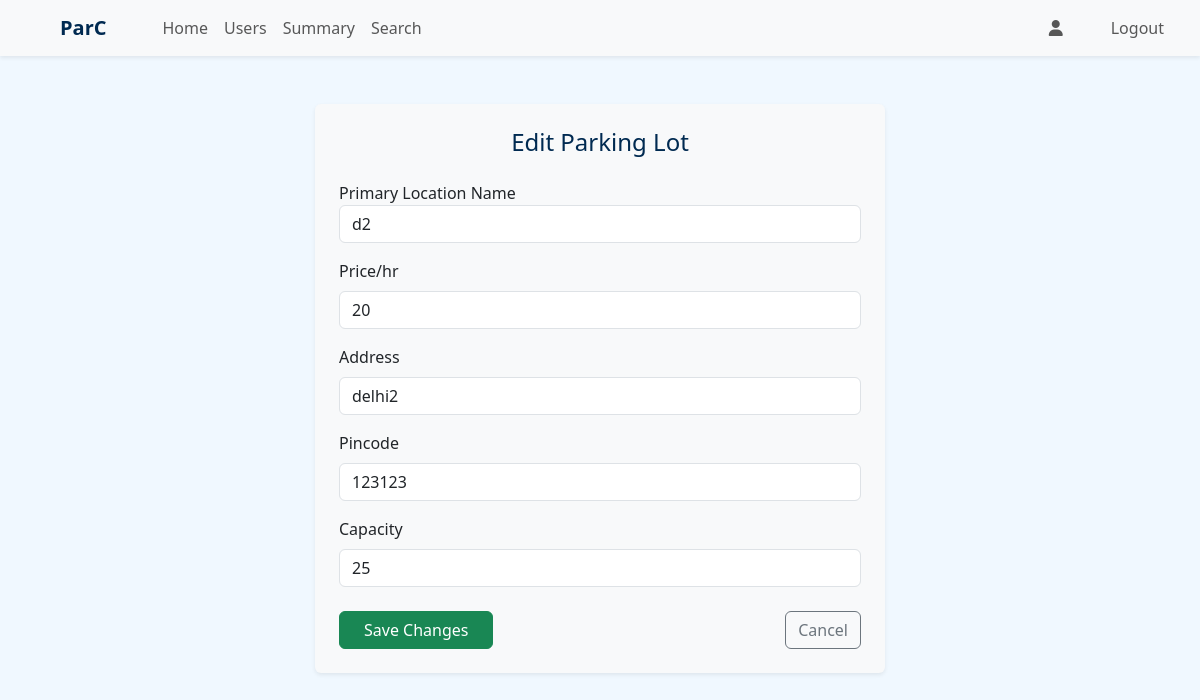
The page /admin/edit_parking_lot/2 (signed in) on the database its author committed.
### application/models.py (models this page shows)
class ParkingLot(db.Model):
    id = db.Column(db.Integer, primary_key = True)
    pl_name = db.Column(db.String, nullable = False)
    price = db.Column(db.Integer, nullable = False, default = 1000)
    address = db.Column(db.String, nullable = False)
    pincode = db.Column(db.Integer, nullable = False)
    capacity = db.Column(db.Integer, nullable = False)
    spots_count = db.Column(db.Integer, nullable = False)
    created_at = db.Column(db.DateTime, nullable = False)
    spots = db.relationship('ParkingSpot', backref = 'lot', cascade = 'all, delete')

### application/routes.py (the view)
@app.route('/admin/edit_parking_lot/<int:lot_id>', methods=['GET', 'POST'])
@auth_required()
@roles_required('admin')
def edit_parking_lot(lot_id):
    lot = ParkingLot.query.get(lot_id)
    if request.method == 'POST':
        pl_name = request.form.get('pl_name')
        price = request.form.get('price')
        address = request.form.get('address')
        pincode = request.form.get('pincode')
        if not pl_name or not price or not address or not pincode:
            flash('please fill all the fields', "danger")
            redirect(url_for('edit_parking_lot', lot_id = lot.id))
        lot.pl_name = pl_name
        lot.price = price
        lot.address = address
        lot.pincode = pincode
        db.session.commit()
        flash('parking lot updated successfully', 'success')
        return redirect(url_for('view_parking_lot', lot_id=lot_id))
    else:
        return render_template('edit_lot.html', lot = lot)

### templates/edit_lot.html (shortened to what this page needs)
{% extends "admin_dashboard.html" %}
{% block content %}
<div class="container my-5">
    <div class="row justify-content-center">
        <div class="col-md-8 col-lg-6 bg-light p-4 rounded shadow-sm">
            <h4 class="text-center mb-4">Edit Parking Lot</h4>
            <form action="{{url_for('edit_parking_lot', lot_id=lot.id)}}" method="post">
                <div class="mb-3">
                    <lable for="name" class="form-label">Primary Location Name</lable>
                    <input type="text" class="form-control" id="name" name="pl_name" value="{{lot.pl_name}}" required>
                </div>
                <div class="mb-3">
                    <label for="price" class="form-label">Price/hr</label>
                    <input type="number" class="form-control" id="price" name="price" value="{{lot.price}}" required>
                </div>
                <div class="mb-3">
                    <label for="address" class="form-label">Address</label>
                    <input type="text" class="form-control" id="address" name="address" value="{{lot.address}}"
                        required>
                </div>
                <div class="mb-3">
                    <label for="pincode" class="form-label">Pincode</label>
                    <input type="text" class="form-control" id="pincode" name="pincode" value="{{lot.pincode}}"
                        required>
                </div>
                <div class="mb-3">
                    <label for="capacity" class="form-label">Capacity</label>
                    <input type="number" class="form-control" id="capacity" name="capacity" value="{{lot.capacity}}"
                        readonly>
                </div>
                <div class="d-flex justify-content-between mt-4">
                    <button class="btn btn-success px-4">Save Changes</button>
                    <a href="javascript:history.back()" class="btn btn-outline-secondary">Cancel</a>
                </div>
            </form>
        </div>
    </div>
</div>
{% endblock %}

### templates/admin_dashboard.html (style rules this page uses)
body { background-image: none !important; }

### rows shown on the page
ParkingLot: pl_name "d2", price "20", address "delhi2", pincode "123123", capacity "25"
